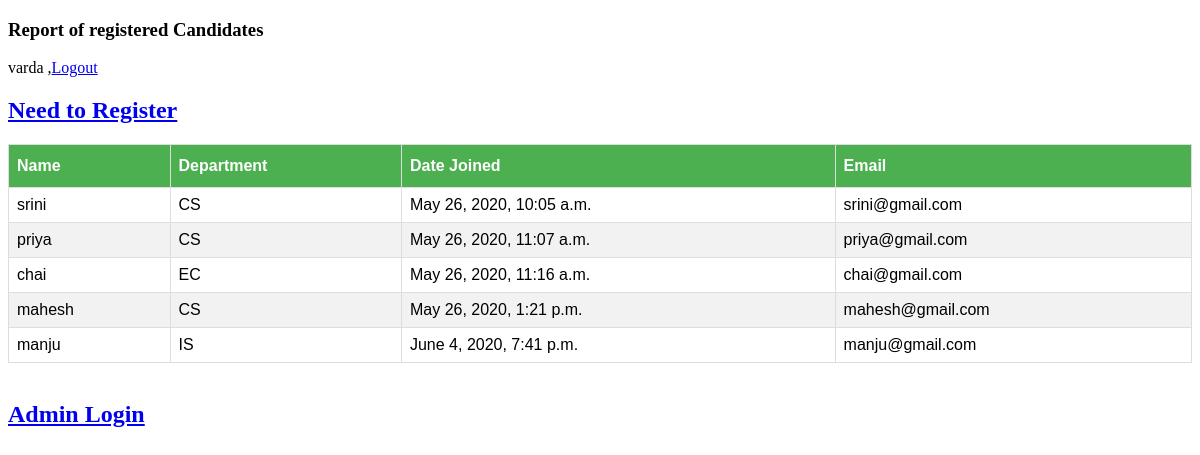
/ (signed in), run on the app's committed database.
### student/models.py (models this page shows, shortened)
class Student(AbstractBaseUser, PermissionsMixin):
    choice=(
        ('CS', 'Computer Science'),
        ('EC', 'Electronics'),
        ('IS', 'Information Science'),
        ('TC', 'Telecommunication'),
        )
    Email        = models.EmailField(max_length=60, verbose_name='Email',unique=True)
    username     = models.CharField(max_length = 30, verbose_name='UserName', unique=True)
    datejoined   = models.DateTimeField(verbose_name='Date Joined',auto_now_add=True)
    Department   = models.CharField(max_length=10, choices=choice,)
    is_superuser = models.BooleanField(default=False)
    is_admin     = models.BooleanField(default=False)
    is_staff    = models.BooleanField(default=False)
    is_active   = models.BooleanField(default=True)
    USERNAME_FIELD ='username'
    REQUIRED_FIELDS= ['Email',]
    objects=studentacc()

### student/views.py (the view)
# urls.py: path('',index, name='index'),
def index(request):
    context={}
    details=Student.objects.all()
    context['details']=details
    return render(request, 'index.html',context)

### student/templates/index.html (shortened to what this page needs)
<!DOCTYPE html>
<html lang="en">
<head>
</head>
<body>
  <h3>Report of registered Candidates</h3>
  <p>
  {% if request.user.is_authenticated %}
        {{request.user.username}} ,<a href="{% url 'logout' %}">Logout</a>
  {% endif %}
    </p>
  <h2 style="color: chocolate;" style="font-family: fantasy;">
    <a href="{% url 'register' %}">Need to Register</a></h2>
    <table id="customers">
        <tr>
          <th>Name</th>
          <th>Department</th>
          <th>Date Joined</th>
          <th>Email</th>
        </tr>
          {% for field in details %}
            {% if field.Department != "" %}
              <td>{{field.username}}</td>
              <td>{{field.Department}}</td>
              <td>{{field.datejoined}}</td>
              <td>{{field.Email}}</td>
            {% endif %}
        {% endfor %}
      </table><br>
      <h2 style="color: chocolate;" style="font-family: fantasy;">
        <a href="{% url 'admin:index' %}">Admin Login</a></h2>
</body>
</html>

### student/templates/index.html (style rules this page uses)
#customers { font-family: "Trebuchet MS", Arial, Helvetica, sans-serif; border-collapse: collapse; width: 100%; }
#customers td, #customers th { border: 1px solid #ddd; padding: 8px; }
#customers th { padding-top: 12px; padding-bottom: 12px; text-align: left; background-color: #4CAF50; color: white; }

### data on the page
Student: user.username "varda"
Student: username "srini", Department "CS", datejoined "May 26, 2020, 10:05 a.m.", Email "srini@gmail.com"
Student: username "priya", Department "CS", datejoined "May 26, 2020, 11:07 a.m.", Email "priya@gmail.com"
Student: username "chai", Department "EC", datejoined "May 26, 2020, 11:16 a.m.", Email "chai@gmail.com"
Student: username "mahesh", Department "CS", datejoined "May 26, 2020, 1:21 p.m.", Email "mahesh@gmail.com"
Student: username "manju", Department "IS", datejoined "June 4, 2020, 7:41 p.m.", Email "manju@gmail.com"
